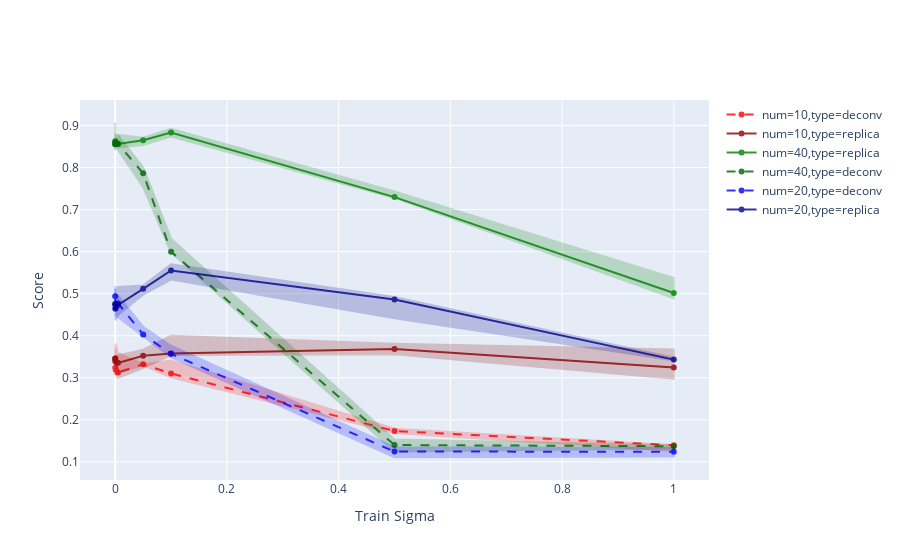

The notebook cell this image was saved under:
### Code cell
import plotly.graph_objects as go

def select(data, group):
    group_keys, group_values = zip(*group._asdict().items())
    group_keys, group_values = list(group_keys), list(group_values)
    group_elems = (data[group_keys] == group_values).all(1)
    group_data = data[group_elems]
    return group_data

def data_groups(data, l1_groups, l2_groups, items):
    unique = data[l1_groups].drop_duplicates()
    for group, item in zip(unique.itertuples(index=False),items):
        sub_data = select(data, group)
        if l2_groups:
            sub_unique = sub_data[l2_groups].drop_duplicates()
            for sub_group, sub_item in zip(sub_unique.itertuples(index=False), item):
                series_data = select(sub_data, sub_group)
                series_group = group._asdict()
                series_group.update(sub_group._asdict())
                yield sub_item, series_group, series_data
        else:
            series_group = group._asdict()
            yield item, series_group, sub_data

def scatter(data, x_label, y_label, l1_groups=[], l2_groups=[], is_dashed=lambda x: False):
    data = data.sort_values(x_label)
    for color, series_group, series_data in data_groups(
                data, l1_groups, l2_groups, colors
            ):
        xs = list(series_data[x_label].drop_duplicates())
        ys = []
        ys_upper = []
        ys_lower = []
        for v in xs:
            x_data = series_data[series_data[x_label] == v][y_label]
            ys.append(x_data.median())
            ys_lower.append(x_data.min())
            ys_upper.append(x_data.max())
        dashed = is_dashed(series_group)
        label = ','.join([f'{k}={v}' for (k,v) in series_group.items()])
        yield go.Scatter(x=xs, y=ys, name=label, 
                 line_color=color, opacity=0.8,
                 line=dict(dash="dash" if dashed else None))
        yield go.Scatter(
            x=xs+xs[::-1], # x, then x reversed
            y=ys_upper+ys_lower[::-1], # upper, then lower reversed
            fill='toself',
            fillcolor=color,
            marker=dict(opacity=0),
            line=dict(color=color),
            hoverinfo="skip",
            showlegend=False,
            opacity=0.2
        )

fig = go.Figure(list(scatter(data, 'sigma', 'max_score',
                             l1_groups=['num'], l2_groups=['type'],
                             is_dashed=lambda x: x['type'] == 'deconv')))
fig.update_layout(xaxis_title="Train Sigma",yaxis_title="Score")
fig

### Figure 1 — Plotly figure (JSON) as saved in the notebook; plotly's stock layout.template omitted (floating-point values rounded to 4 significant figures)
{"data": [{"line": {"color": "red", "dash": "dash"}, "name": "num=10,type=deconv", "opacity": 0.8, "type": "scatter", "x": [0, 0.0001, 0.001, 0.005, 0.05, 0.1, 0.5, 1], "y": [0.346, 0.324, 0.3186, 0.3125, 0.3322, 0.3102, 0.1734, 0.1395]}, {"fill": "toself", "fillcolor": "red", "hoverinfo": "skip", "line": {"color": "red"}, "marker": {"opacity": 0}, "opacity": 0.2, "showlegend": false, "type": "scatter", "x": [0, 0.0001, 0.001, 0.005, 0.05, 0.1, 0.5, 1, 1, 0.5, 0.1, 0.05, 0.005, 0.001, 0.0001, 0], "y": [0.3665, 0.381, 0.379, 0.3594, 0.3323, 0.341, 0.1786, 0.1398, 0.1261, 0.1683, 0.3014, 0.3296, 0.3116, 0.3153, 0.3058, 0.3256]}, {"line": {"color": "darkred"}, "name": "num=10,type=replica", "opacity": 0.8, "type": "scatter", "x": [0, 0.0001, 0.001, 0.005, 0.05, 0.1, 0.5, 1], "y": [0.3398, 0.346, 0.3379, 0.3355, 0.3523, 0.3577, 0.3683, 0.3244]}, {"fill": "toself", "fillcolor": "darkred", "hoverinfo": "skip", "line": {"color": "darkred"}, "marker": {"opacity": 0}, "opacity": 0.2, "showlegend": false, "type": "scatter", "x": [0, 0.0001, 0.001, 0.005, 0.05, 0.1, 0.5, 1, 1, 0.5, 0.1, 0.05, 0.005, 0.001, 0.0001, 0], "y": [0.3687, 0.3466, 0.3505, 0.3529, 0.3666, 0.4002, 0.3809, 0.3675, 0.2981, 0.3557, 0.3539, 0.3229, 0.2997, 0.3082, 0.3085, 0.3108]}, {"line": {"color": "green"}, "name": "num=40,type=replica", "opacity": 0.8, "type": "scatter", "x": [0, 0.0001, 0.001, 0.005, 0.05, 0.1, 0.5, 1], "y": [0.856, 0.859, 0.8587, 0.856, 0.8652, 0.8832, 0.7297, 0.5017]}, {"fill": "toself", "fillcolor": "green", "hoverinfo": "skip", "line": {"color": "green"}, "marker": {"opacity": 0}, "opacity": 0.2, "showlegend": false, "type": "scatter", "x": [0, 0.0001, 0.001, 0.005, 0.05, 0.1, 0.5, 1, 1, 0.5, 0.1, 0.05, 0.005, 0.001, 0.0001, 0], "y": [0.8661, 0.8809, 0.8748, 0.8781, 0.8709, 0.8923, 0.7432, 0.5376, 0.4891, 0.7278, 0.8735, 0.8536, 0.8476, 0.8525, 0.8513, 0.843]}, {"line": {"color": "darkgreen", "dash": "dash"}, "name": "num=40,type=deconv", "opacity": 0.8, "type": "scatter", "x": [0, 0.0001, 0.001, 0.005, 0.05, 0.1, 0.5, 1], "y": [0.8624, 0.8555, 0.8584, 0.8567, 0.7864, 0.6, 0.14, 0.1372]}, {"fill": "toself", "fillcolor": "darkgreen", "hoverinfo": "skip", "line": {"color": "darkgreen"}, "marker": {"opacity": 0}, "opacity": 0.2, "showlegend": false, "type": "scatter", "x": [0, 0.0001, 0.001, 0.005, 0.05, 0.1, 0.5, 1, 1, 0.5, 0.1, 0.05, 0.005, 0.001, 0.0001, 0], "y": [0.9066, 0.8575, 0.8635, 0.8768, 0.8008, 0.6309, 0.153, 0.1396, 0.1317, 0.1245, 0.5985, 0.7534, 0.8426, 0.8574, 0.8554, 0.8416]}, {"line": {"color": "blue", "dash": "dash"}, "name": "num=20,type=deconv", "opacity": 0.8, "type": "scatter", "x": [0, 0.0001, 0.001, 0.005, 0.05, 0.1, 0.5, 1], "y": [0.4939, 0.4639, 0.473, 0.4774, 0.403, 0.3569, 0.1244, 0.1243]}, {"fill": "toself", "fillcolor": "blue", "hoverinfo": "skip", "line": {"color": "blue"}, "marker": {"opacity": 0}, "opacity": 0.2, "showlegend": false, "type": "scatter", "x": [0, 0.0001, 0.001, 0.005, 0.05, 0.1, 0.5, 1, 1, 0.5, 0.1, 0.05, 0.005, 0.001, 0.0001, 0], "y": [0.5187, 0.4968, 0.4982, 0.4958, 0.4214, 0.3761, 0.1348, 0.1329, 0.1126, 0.111, 0.3493, 0.3987, 0.4449, 0.4481, 0.4613, 0.4692]}, {"line": {"color": "darkblue"}, "name": "num=20,type=replica", "opacity": 0.8, "type": "scatter", "x": [0, 0.0001, 0.001, 0.005, 0.05, 0.1, 0.5, 1], "y": [0.475, 0.4757, 0.4664, 0.4733, 0.5116, 0.5551, 0.4862, 0.3432]}, {"fill": "toself", "fillcolor": "darkblue", "hoverinfo": "skip", "line": {"color": "darkblue"}, "marker": {"opacity": 0}, "opacity": 0.2, "showlegend": false, "type": "scatter", "x": [0, 0.0001, 0.001, 0.005, 0.05, 0.1, 0.5, 1, 1, 0.5, 0.1, 0.05, 0.005, 0.001, 0.0001, 0], "y": [0.497, 0.512, 0.505, 0.5161, 0.5195, 0.57, 0.4923, 0.3473, 0.3415, 0.4413, 0.5335, 0.4979, 0.4492, 0.4386, 0.4403, 0.453]}], "layout": {"xaxis": {"title": {"text": "Train Sigma"}}, "yaxis": {"title": {"text": "Score"}}}}
